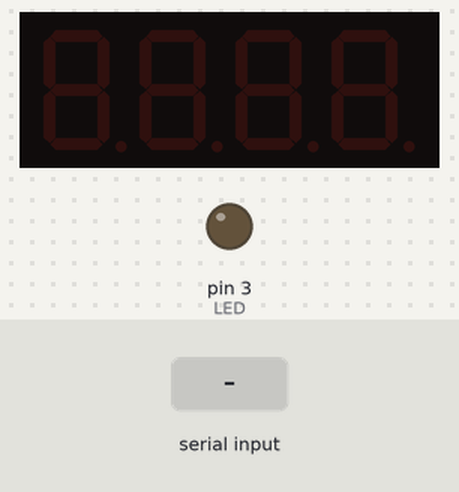
A sketch run on a simulated Arduino Uno, built with avr-gcc and run on an emulated ATmega328P. Shown: 4-digit seven-segment display, output pins drawn as LEDs (lit = HIGH). The test bench sets the inputs (shaded band). What the sketch prints to the serial monitor is not drawn.

Above: at 1.2 s.
1.3 s: "FND \n" received over Serial
At 1.7 s:
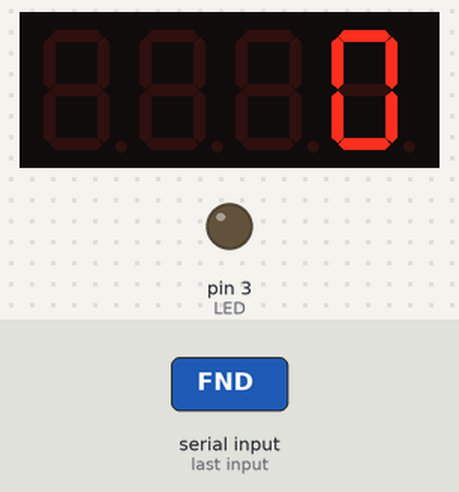
2.8 s: "LED ON\n" received over Serial
At 3.4 s:
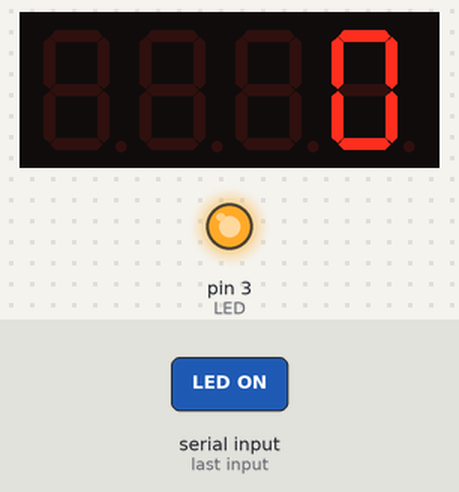
4.3 s: "fnd 90\n" received over Serial
At 5.3 s:
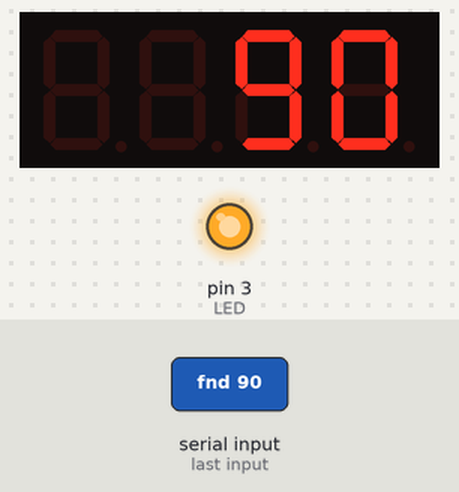
5.8 s: "LED OFF\n" received over Serial
At 6.9 s:
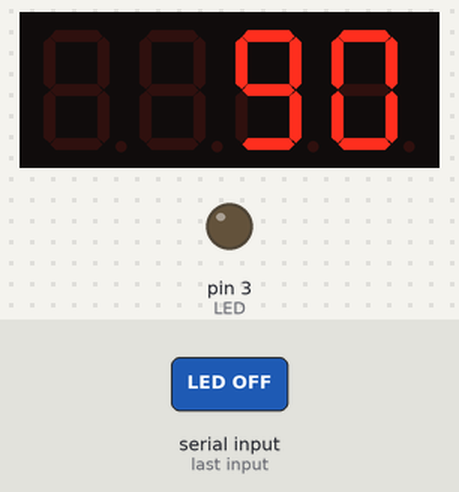
Timing chart, 0 to 8.3 s (numbered marks = the images above; inputs shaded):
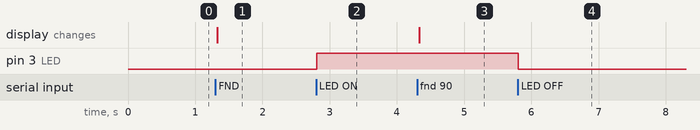

Measured:
- after the input at 1.3 s, the display: changes at once (image 1)
- after the input at 2.8 s, pin 3 (LED): LOW → HIGH at once
- after the input at 4.3 s, the display: changes at once (image 3)
- after the input at 5.8 s, pin 3 (LED): HIGH → LOW at once

The sketch:

HW9.ino
```cpp
#include <TM1637Display.h>

#define LED 3
#define DIO 11
#define CLK 10

TM1637Display FND(CLK, DIO);
String input = "";
String num = "";
bool stringComplete = false;

void fndEvent();

void setup() {
  pinMode(LED, OUTPUT);
  Serial.begin(9600);
  Serial.println("직렬통신 명령 처리기");
  FND.setBrightness(0x04);
}

void loop() {
  if(stringComplete){
    Serial.println(input);
    if(input == "LED ON" || input == "led on") digitalWrite(LED, HIGH);
    else if(input == "LED OFF" || input == "led off") digitalWrite(LED, LOW);
    else if(input.startsWith("FND ") || input.startsWith("fnd ")) fndEvent();
    else Serial.println("Command error");

    input = "";
    stringComplete = false;
  }
}

void serialEvent(){
  while(Serial.available()){
    char inChar = (char)Serial.read();
    if(inChar !='\n') input += inChar;
    else if(inChar =='\n') stringComplete = true;
  }
}

void fndEvent(){
  int len = input.length();
  num = "";
  for(int n = 4 ; n < len ; n++){
    char ch = input.charAt(n);
    if(ch >= '0' && ch <= '9') num += ch;
    else{
      Serial.println("Command error");
      return;
    }
  }
  if(num.length() <= 4) FND.showNumberDec(num.toInt());
  else Serial.println("Command error");
}
```
